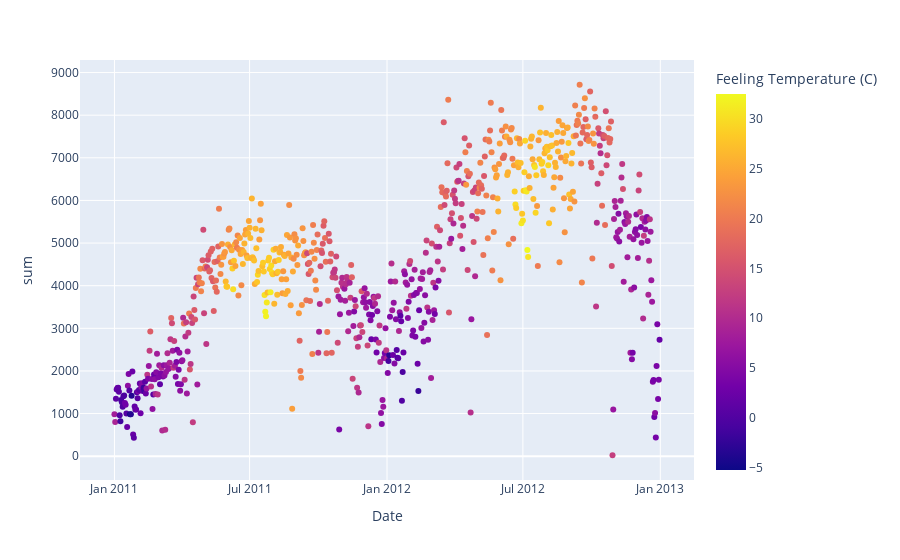

Source (notebook cell):
### Markdown cell above
## Exploratory data analysis

8.  Recreate the following visualization, and interpret it in context of the data. **Hint:** You will need to use one of the variables you created above. The temperature plotted is the feeling temperature. To get a nice title on the color bar I used:

        fig.update_layout(coloraxis_colorbar_title='Feeling Temperature (C)')

![Bike Rental](images/BikeRentalTemp.jpg)

9.  Create a visualization displaying the relationship between bike rentals and season. Interpret the plot in context of the data.

### Code cell
# Visualization - recreate the graph
fig = px.scatter(DF, x='dteday',
                 y='sum',
                color='raw_temp')

fig.update_layout(xaxis_title='Date',
                  coloraxis_colorbar_title='Feeling Temperature (C)')

fig.show()

### Figure 1 — Plotly figure (JSON) as saved in the notebook; plotly's stock layout.template omitted (floating-point values rounded to 4 significant figures; data arrays with more than 128 entries replaced by an {"elided": "..."} marker saying what was removed)
{"data": [{"hovertemplate": "dteday=%{x}<br>sum=%{y}<br>raw_temp=%{marker.color}<extra></extra>", "legendgroup": "", "marker": {"color": {"elided": "731 float values"}, "coloraxis": "coloraxis", "symbol": "circle"}, "mode": "markers", "name": "", "orientation": "v", "showlegend": false, "type": "scatter", "x": {"elided": "731 str values"}, "xaxis": "x", "y": {"elided": "731 int values"}, "yaxis": "y"}], "layout": {"coloraxis": {"colorbar": {"title": {"text": "Feeling Temperature (C)"}}, "colorscale": [[0, "#0d0887"], [0.1111, "#46039f"], [0.2222, "#7201a8"], [0.3333, "#9c179e"], [0.4444, "#bd3786"], [0.5556, "#d8576b"], [0.6667, "#ed7953"], [0.7778, "#fb9f3a"], [0.8889, "#fdca26"], [1, "#f0f921"]]}, "legend": {"tracegroupgap": 0}, "margin": {"t": 60}, "xaxis": {"anchor": "y", "domain": [0, 1], "title": {"text": "Date"}}, "yaxis": {"anchor": "x", "domain": [0, 1], "title": {"text": "sum"}}}}
